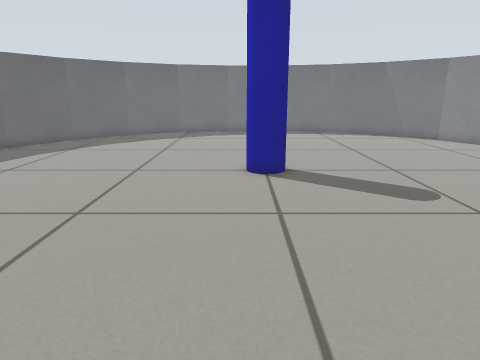
[1] (above)

12 first-person views from a walk through a Gazebo world. The camera is 0.57 m above the floor, tilts 14° down and sees 70° across. The floor is counted in squares, 0.2 m on a side. Each view is taken from the middle of a square. On the plan, view 1 faces up. The plan holds only what a view shows up to about 20 squares ahead; the rest is blank.

[2]
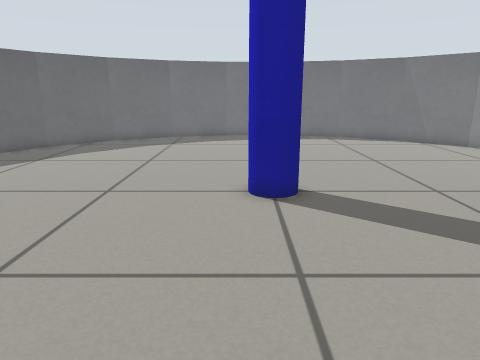

[3]
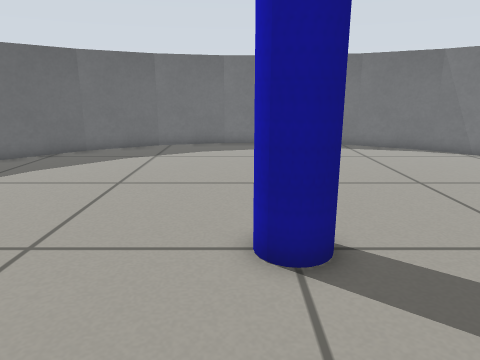

[4]
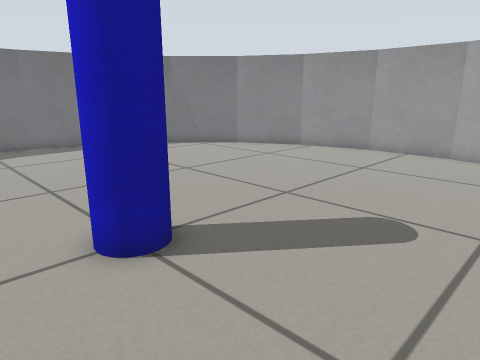

[5]
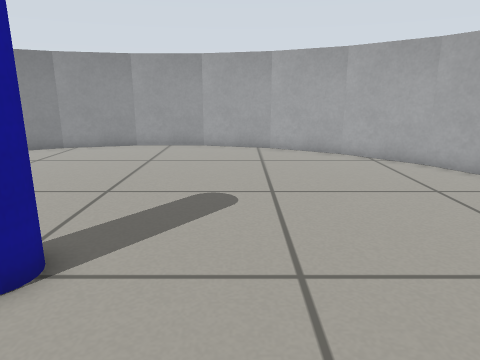

[6]
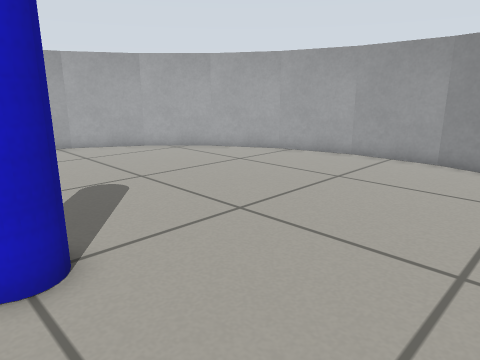

[7]
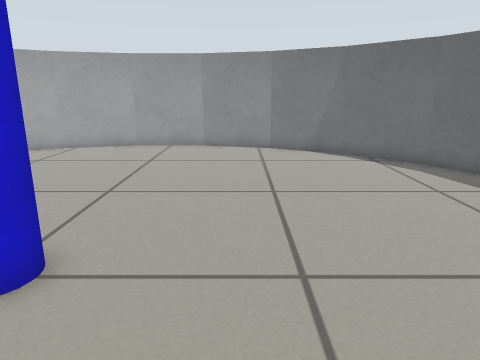

[8]
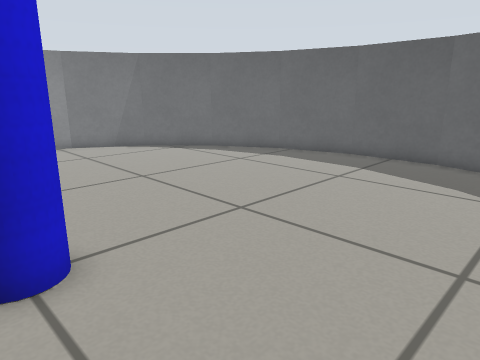

[9]
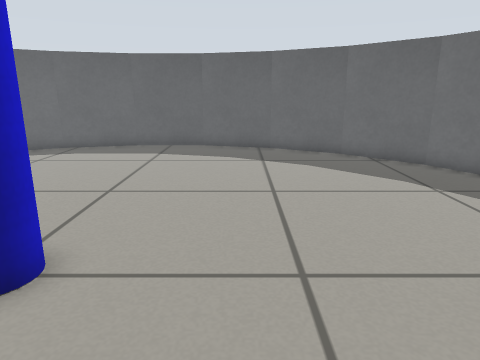

[10]
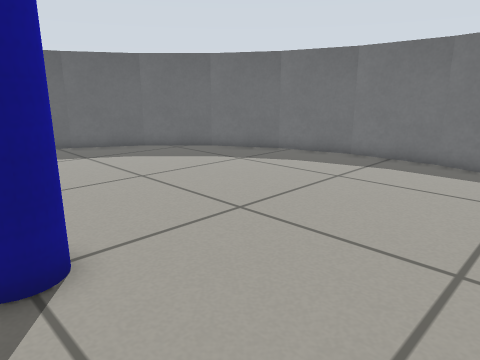

[11]
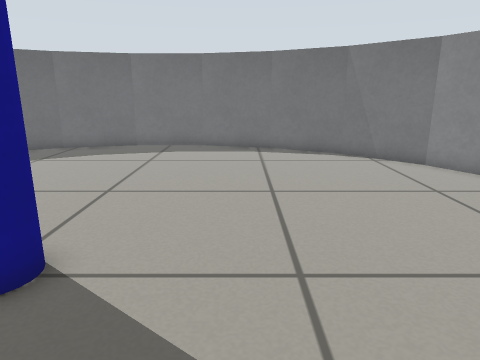

[12]
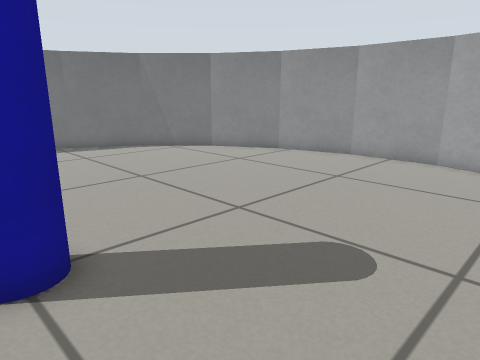

### Floor plan
Points are (right, up) in squares from view 1. A wall is a line through its corners. A room is listed if a view was taken in it or the views show most of it. See-through windows are left out.
Room 1 (views 1, 2, 3, 4, 5, 6, 7, 8, 9, 10, 11, 12)
walls: (-12.6, 7.4) (-10.7, 4) (-8, 1.3) (-4.6, -0.6); (6.6, -0.6) (10, 1.3); (-13.6, 11.2) (-12.6, 7.3); (-0.9, 27.6) (-4.6, 26.6); (15.6, 14.9) (14.6, 18.7); (-13.6, 15) (-13.6, 11); (-1, -1.6) (3, -1.6); (3, 27.6) (-1, 27.6); (15.6, 11) (15.6, 15); (10.1, 24.6) (6.6, 26.6); (12.6, 3.9) (14.6, 7.4); (-4.7, -0.6) (-0.9, -1.6); (6.7, 26.6) (2.8, 27.6); (14.6, 7.3) (15.6, 11.1); (-10.7, 22) (-12.6, 18.6); (-4.5, 26.7) (-8, 24.7); (14.7, 18.5) (12.7, 22); (-7.9, 24.8) (-10.8, 21.9); (9.9, 1.2) (12.8, 4.1); (12.8, 21.9) (10, 24.7); (-12.6, 18.8) (-13.6, 14.9); (2.8, -1.7) (6.7, -0.6)
objects: pole (0, 12) to (2, 14)

Positions as (right, up) in squares from view 1, and headings:
1: (0, 0), facing up
2: (0, 3), facing up
3: (0, 7), facing up
4: (-2, 7), facing up-right
5: (-4, 9), facing right
6: (-5, 14), facing down-right
7: (-3, 18), facing down
8: (2, 19), facing down-left
9: (6, 17), facing left
10: (7, 12), facing up-left
11: (5, 8), facing up
12: (0, 7), facing up-right
